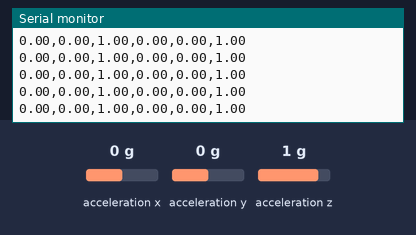
This sketch was run on a simulated Arduino Uno, built with avr-gcc and run on an emulated ATmega328P. On the bench: the last lines printed to the serial monitor. Wiring (inferred from the names in the program): MPU-9250 motion sensor at I2C address 0x68; MPU-9250 motion sensor at I2C address 0x69. The test bench sets the inputs (shaded band); at power-on: acceleration x 0 g, acceleration y 0 g, acceleration z 1 g.

Above: at 7.2 s.
7.3 s: acceleration x set to -1.4 g
At 7.8 s:
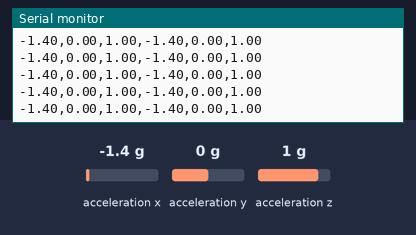
10.3 s: acceleration y set to -1.4 g
At 11.1 s:
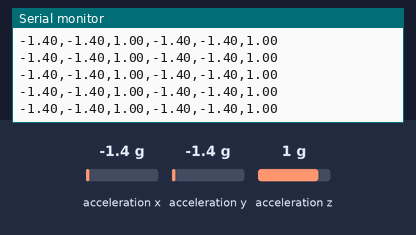
11.8 s: acceleration y set to 0 g
At 12.7 s:
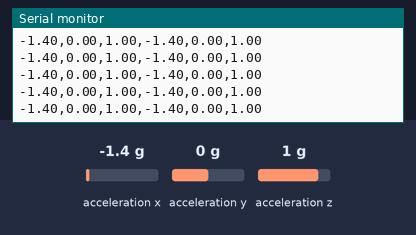
14.8 s: acceleration z set to -1.4 g
At 15.3 s:
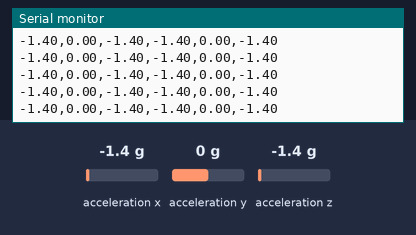
16.3 s: acceleration x set to 0 g
At 17.2 s:
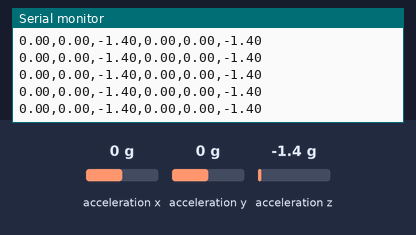

The sketch:

arduino_real_time_test.ino
```cpp
#include <Wire.h>

#define MPU1_ADDR 0x68  // First MPU-6500 address
#define MPU2_ADDR 0x69  // Second MPU-6500 address
#define ACCEL_CONFIG 0x1C
#define ACCEL_XOUT_H 0x3B

// Calibration values
float ax1_offset = 0, ay1_offset = 0, az1_offset = 0;
float ax2_offset = 0, ay2_offset = 0, az2_offset = 0;

void setup() {
    Serial.begin(115200);
    Wire.begin();

    setupMPU(MPU1_ADDR);
    setupMPU(MPU2_ADDR);

    Serial.println("Calibrating sensors...");
    calibrateMPU(MPU1_ADDR, ax1_offset, ay1_offset, az1_offset);
    calibrateMPU(MPU2_ADDR, ax2_offset, ay2_offset, az2_offset);
    Serial.println("Calibration complete.");
}

void loop() {
    float ax1, ay1, az1, ax2, ay2, az2;

    readAccelerometer(MPU1_ADDR, ax1, ay1, az1);
    readAccelerometer(MPU2_ADDR, ax2, ay2, az2);

    // Apply calibration offsets
    ax1 -= ax1_offset;
    ay1 -= ay1_offset;
    az1 -= (az1_offset - 1.00); // Subtract 1g (gravity)

    ax2 -= ax2_offset;
    ay2 -= ay2_offset;
    az2 -= (az2_offset - 1.00); // Subtract 1g (gravity)

    // Print calibrated values
    Serial.print(ax1); Serial.print(","); Serial.print(ay1); Serial.print(",");
    Serial.print(az1); Serial.print(","); Serial.print(ax2); Serial.print(",");
    Serial.print(ay2); Serial.print(","); Serial.println(az2);

    delay(10); // Sampling at ~100Hz
}

void setupMPU(int addr) {
    Wire.beginTransmission(addr);
    Wire.write(0x6B);  // Power management register
    Wire.write(0x00);  // Wake up MPU
    Wire.endTransmission();

    Wire.beginTransmission(addr);
    Wire.write(ACCEL_CONFIG);
    Wire.write(0x00);  // ±2g sensitivity
    Wire.endTransmission();
}

void calibrateMPU(int addr, float &ax_offset, float &ay_offset, float &az_offset) {
    int numSamples = 1000;
    float sum_ax = 0, sum_ay = 0, sum_az = 0;

    for (int i = 0; i < numSamples; i++) {
        float ax, ay, az;
        readAccelerometer(addr, ax, ay, az);
        sum_ax += ax;
        sum_ay += ay;
        sum_az += az;
        delay(2);
    }

    ax_offset = sum_ax / numSamples;
    ay_offset = sum_ay / numSamples;
    az_offset = sum_az / numSamples;
}

void readAccelerometer(int addr, float &ax, float &ay, float &az) {
    Wire.beginTransmission(addr);
    Wire.write(ACCEL_XOUT_H);
    Wire.endTransmission(false);
    Wire.requestFrom(addr, 6, true);

    ax = (Wire.read() << 8 | Wire.read()) / 16384.0;
    ay = (Wire.read() << 8 | Wire.read()) / 16384.0;
    az = (Wire.read() << 8 | Wire.read()) / 16384.0;
}
```

Measured:
- after the input at 7.3 s, the serial monitor: prints a new line at once (image 1)
- after the input at 10.3 s, the serial monitor: prints a new line at once (image 2)
- after the input at 14.8 s, the serial monitor: prints a new line at once (image 4)
- after the input at 16.3 s, the serial monitor: prints a new line at once (image 5)
